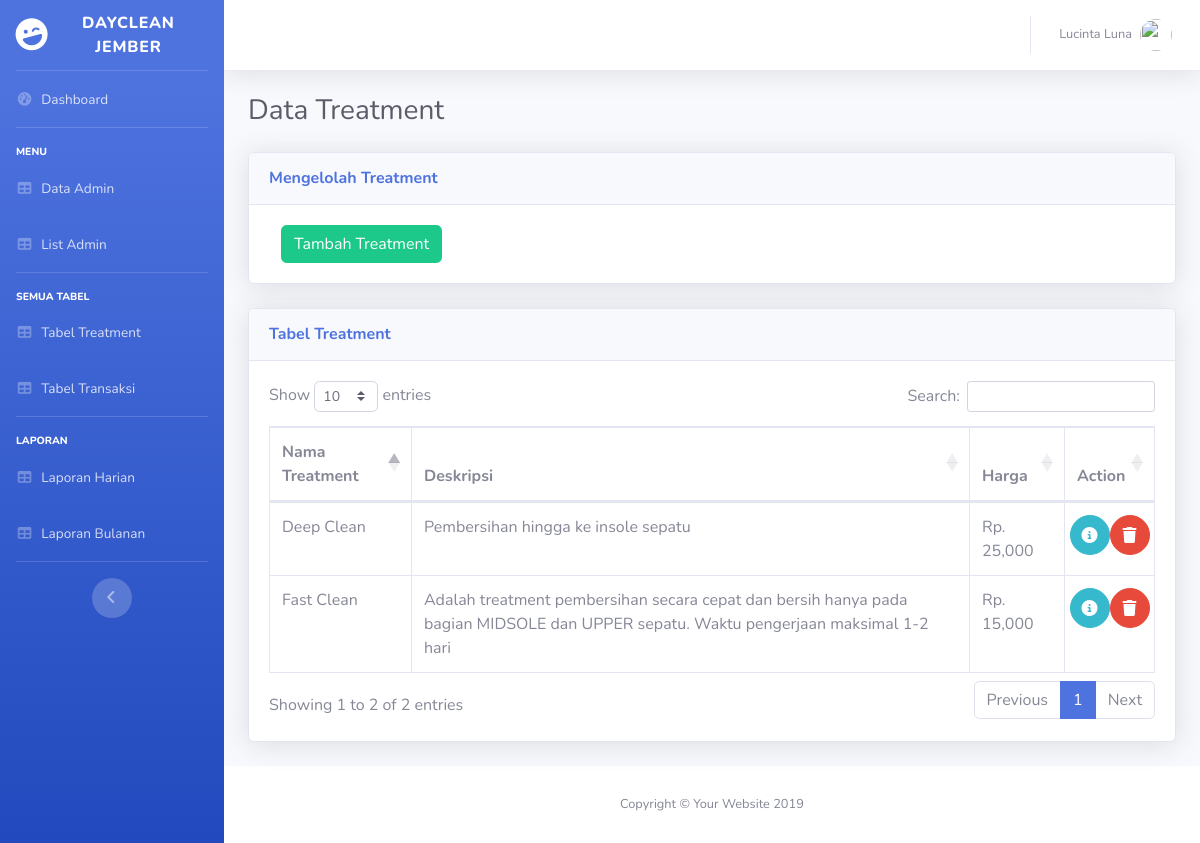
/index.php/admin/treatment, run on an earlier commit of the app's database.
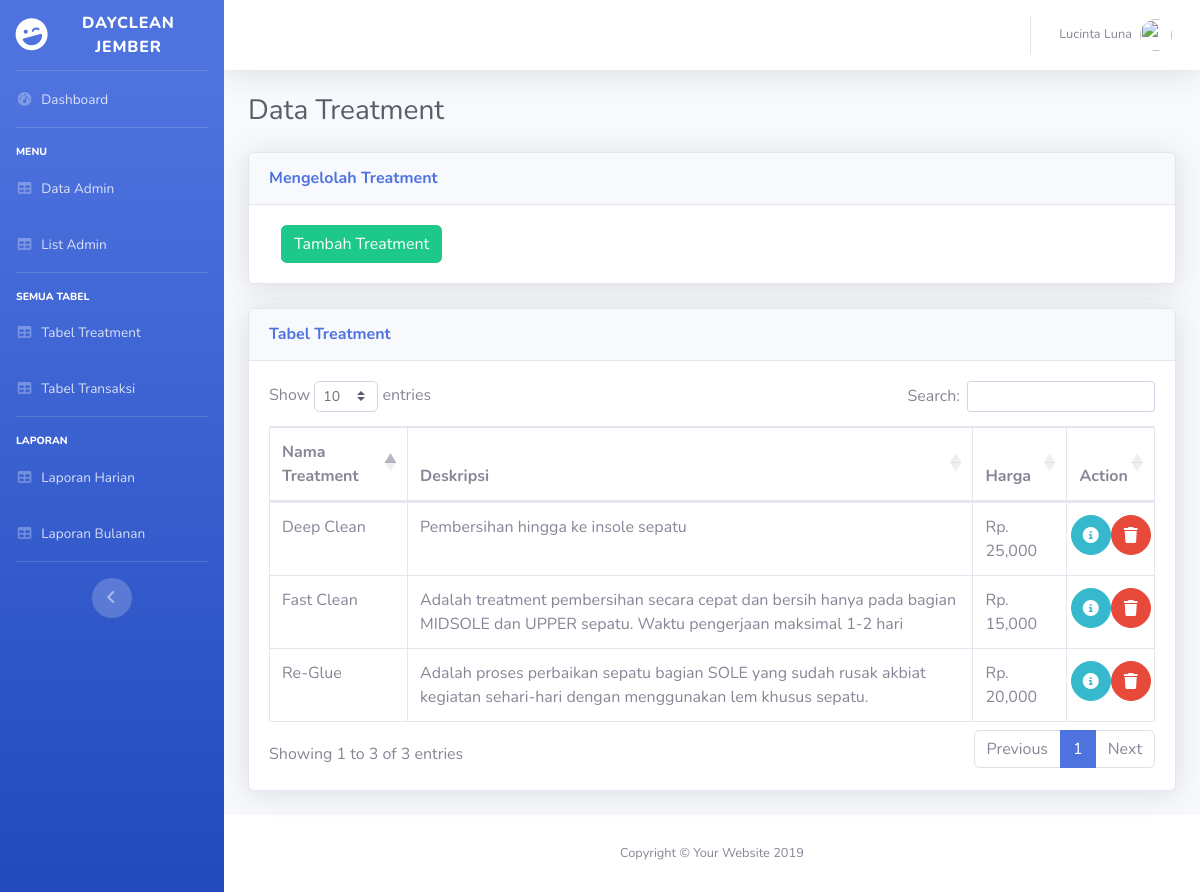
And on a later commit of the database.
### tables this page shows
CREATE TABLE `treatment` (
  `id_treatment` int(3) NOT NULL,
  `nama_treatment` varchar(15) NOT NULL,
  `deskripsi` text NOT NULL,
  `harga` int(8) NOT NULL
);

### application/controllers/admin/treatment.php (called while the page is built, shortened)
<?php
class treatment extends CI_Controller {
	function __construct()
		{
			$this->load->model("m_treatment");
		}
	public function index()
	{
		$data['datatreatment']=$this->m_treatment->list_treatment();
		$this->load->view('admin/treatment',$data);
	}
}

### index.php (called while the page is built, shortened)
<?php
require_once BASEPATH.'core/CodeIgniter.php';

### application/models/m_treatment.php (called while the page is built, shortened)
<?php
	class m_treatment extends CI_Model
	{
		function list_treatment()
		{
			$hasil=$this->db->query("SELECT id_treatment,nama_treatment,deskripsi,harga FROM treatment");
            return $hasil;
		}
	}
?>

### application/views/admin/treatment.php (the view, shortened to what this page needs)
<!DOCTYPE html>
<html lang="en">
<head>
</head>
<body id="page-top">
  <div id="wrapper">
    <div id="content-wrapper" class="d-flex flex-column">
      <div id="content">
        <div class="container-fluid">
          <div class="d-sm-flex align-items-center justify-content-between mb-4">
            <h1 class="h3 mb-0 text-gray-800">Data Treatment</h1>
          </div>
          <div class="row">
            <div class="col-lg-12">
                <div class="card shadow mb-4">
                  <div class="card-header py-3">
                    <h6 class="m-0 font-weight-bold text-primary">Mengelolah Treatment</h6>
                  </div>
                  <div class="card-body">
                      <div class="col-lg-6">
                      <form>
                          <a href="<?php echo base_url('admin/treatment/tambahTreatment'); ?>" class="btn btn-success btn-rounded">Tambah Treatment</a>
                      </form>
                      </div>
                  </div>
                </div>
            </div>
          </div>
          <div class="row ">
            <div class="col-lg-12">
              <div class="card shadow mb-4">
                <div class="card-header py-3">
                  <h6 class="m-0 font-weight-bold text-primary">Tabel Treatment</h6>
                </div>
                <div class="card-body">
                  <div class="table-responsive">
                    <table class="table table-bordered" id="dataTable" width="100%" cellspacing="0">
                      <thead>
                        <tr>
                          <th>Nama Treatment</th>
                          <th>Deskripsi</th>
                          <th>Harga</th>
                          <th>Action</th>
                        </tr>
                      </thead>
                      <tbody>
                        <?php
                        foreach ($datatreatment->result_array() as $m):
                              $id_treatment=$m['id_treatment'];
                              $nama_treatment=$m['nama_treatment'];
                              $deskripsi=$m['deskripsi'];
                              $harga=$m['harga'];
                        ?>
                        <tr>
                          <td><?php echo $nama_treatment."<br>"; ?></td>
                          <td><?php echo $deskripsi."<br>"; ?></td>
                          <td>Rp. <?php echo number_format($harga)."<br>"; ?></td>
                          <td>
                              <div class="row justify-content-center">
                                <a href="<?php echo base_url('admin/treatment/edit/'.$id_treatment) ?>" class="btn btn-info btn-circle"><i class="fas fa-info-circle"></i></a>
                                <a data-toggle="modal" data-target="#deleteModal<?php echo $id_treatment?>" href="#" class="btn btn-danger btn-circle"><i class="fas fa-trash"></i></a>
                              </div>
                          </td>
                        </tr>
                        <?php endforeach;?>
                      </tbody>
                    </table>
                  </div>
                </div>
              </div>
            </div>
          </div>
        </div>
      </div>
    </div>
  </div>
</body>
</html>

What changed in the data, as far as the page shows it:
added treatment: nama_treatment "Re-Glue", deskripsi "Adalah proses perbaikan sepatu bagian SOLE yang sudah rusak akbiat kegiatan sehari-hari dengan menggunakan lem khusus sepatu.", harga "20,000"
Also different on the page:
text written by a page script: "Show entries Search: Showing 1 to 2 of 2 entries Previous 1 Next" → "Show entries Search: Showing 1 to 3 of 3 entries Previous 1 Next"
